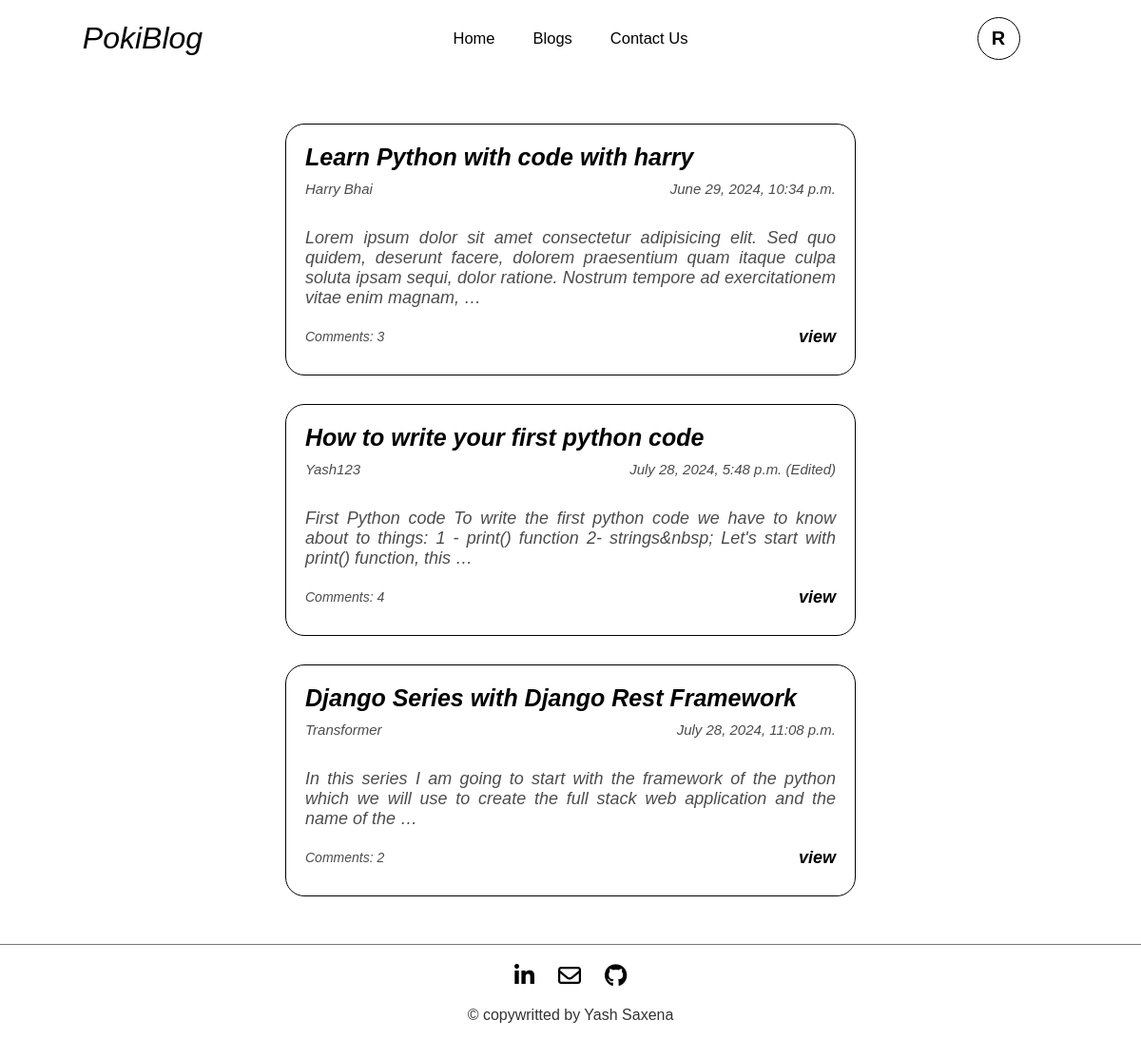
/blogs/ (signed in), run on the app's committed database.
### blog/models.py (models this page shows)
class Blog(models.Model):
    title = models.CharField(max_length=150)
    content = HTMLField()
    created_at = models.DateTimeField(default=datetime.datetime.now(),blank=True)
    comments = models.TextField()
    author = models.CharField(max_length=150)
    updated_at = models.DateTimeField(default=datetime.datetime.now())
    comments_count = models.IntegerField(default=0)
    is_updated = models.BooleanField(default=False)

### blog/views.py (the view)
# urls.py: path('blogs/',views.Blogs,name='blogs'),
def Blogs(request):
    status,show = is_loggedin(request)
    blogs = Blog.objects.all()
    return render(request,'blog/blogs.html',{"blogs":blogs,'show':show,'status':status})

### blog/views.py (called while the page is built)
def is_loggedin(request):
    status = request.user.is_authenticated
    if status:
        show = request.user.username[0].upper()
    else:
        show = None
    return status,show

### blog/templates/blog/blogs.html (shortened to what this page needs)
{% extends "base.html" %}
{% load static %}
{% block style %}
{{ block.super }}
<link rel="stylesheet" href="{% static 'blog/css/blogs.css' %}">
{% endblock style %}
{% block content %}
<main class="main-container">
    <div class='blog-container'>
    {% if blogs %}
    {% for blog in blogs %}
        <div class="blog">
            <a href="{% url 'blogdetail' blog.id %}"><p class='blog-title'>{{blog.title|truncatewords:8}}</p></a>
            <div class='blog-author'>
                <p>{{blog.author}}</p>
                {% if blog.is_updated %}
                    <p>{{blog.updated_at}} (Edited)</p>
                {% else %}
                    <p>{{blog.created_at}}</p>
                {% endif %}
            </div>
            <p class='blog-content'>{{blog.content|truncatewords:30|striptags}}</p>
            <div class='view'>
                <p class='comment'>Comments: {{blog.comments_count}}</p>
                <a href="{% url 'blogdetail' blog.id %}">view</a>
            </div>
        </div>
    {% endfor %}
    {% else %}
        <p class='no-blog'>No Blogs Avialable Now...</p>
    {% endif %}
    </div>
    {% include "footer.html" %}
</main>
{% endblock content %}

### blog/static/blog/css/style.css (style rules this page uses)
* { padding: 0px; margin: 0px; box-sizing: border-box; }
a { text-decoration: none; }
.main-container { width: 100vw; height: 100vh; max-height: max-content; }

### blog/static/blog/css/blogs.css (style rules this page uses)
.main-container { width: 100%; height: max-content; max-height: max-content; }
.blog-container { width: 100%; height: max-content; display: flex; flex-direction: column; align-items: center; gap: 30px; margin-top: 50px; margin-bottom: 50px; }
.blog { width: 50%; border: 1px solid black; padding: 20px; max-height: max-content; display: flex; flex-direction: column!important; gap: 10px; border-radius: 20px; }
.blog-title { font-family: 'Trebuchet MS', 'Lucida Sans Unicode', 'Lucida Grande', 'Lucida Sans', Arial, sans-serif; font-size: 25px; font-weight: 900; font-style: italic; color: black; }
.blog-author { width: 100%; height: 20px; display: flex; justify-content: space-between; }
.blog-author p { opacity: 0.7; font-family: 'Trebuchet MS', 'Lucida Sans Unicode', 'Lucida Grande', 'Lucida Sans', Arial, sans-serif; font-size: 15px; font-style: italic; }
.blog-content { margin-top: 20px; width: 100%; text-align: justify!important; font-family: 'Trebuchet MS', 'Lucida Sans Unicode', 'Lucida Grande', 'Lucida Sans', Arial, sans-serif!important; font-size: 18px!important; font-style: italic!important; opacity: 0.7!important; }
.view { width: 100%; height: 40px; display: flex; justify-content: space-between; align-items: center; font-family: 'Trebuchet MS', 'Lucida Sans Unicode', 'Lucida Grande', 'Lucida Sans', Arial, sans-serif; }
.comment { font-size: 14px; opacity: 0.7; font-style: italic; }
.view a { font-size: 18px; font-style: italic; font-weight: bold; color: black; }

### data on the page
Blog: title "Learn Python with code with harry", author "Harry Bhai", created_at "June 29, 2024, 10:34 p.m.", content "Lorem ipsum dolor sit amet consectetur adipisicing elit. Sed quo quidem, deserunt facere, dolorem praesentium quam itaque culpa soluta ipsam sequi, dolor ratione. Nostrum tempore ad exercitationem vitae enim magnam, …", comments_count "3"
Blog: title "How to write your first python code", author "Yash123", updated_at "July 28, 2024, 5:48 p.m.", content "First Python code To write the first python code we have to know about to things: 1 - print() function 2- strings&nbsp; Let's start with print() function, this …", comments_count "4"
Blog: title "Django Series with Django Rest Framework", author "Transformer", created_at "July 28, 2024, 11:08 p.m.", content "In this series I am going to start with the framework of the python which we will use to create the full stack web application and the name of the …", comments_count "2"

### other printed values
{{ show }} "R"
